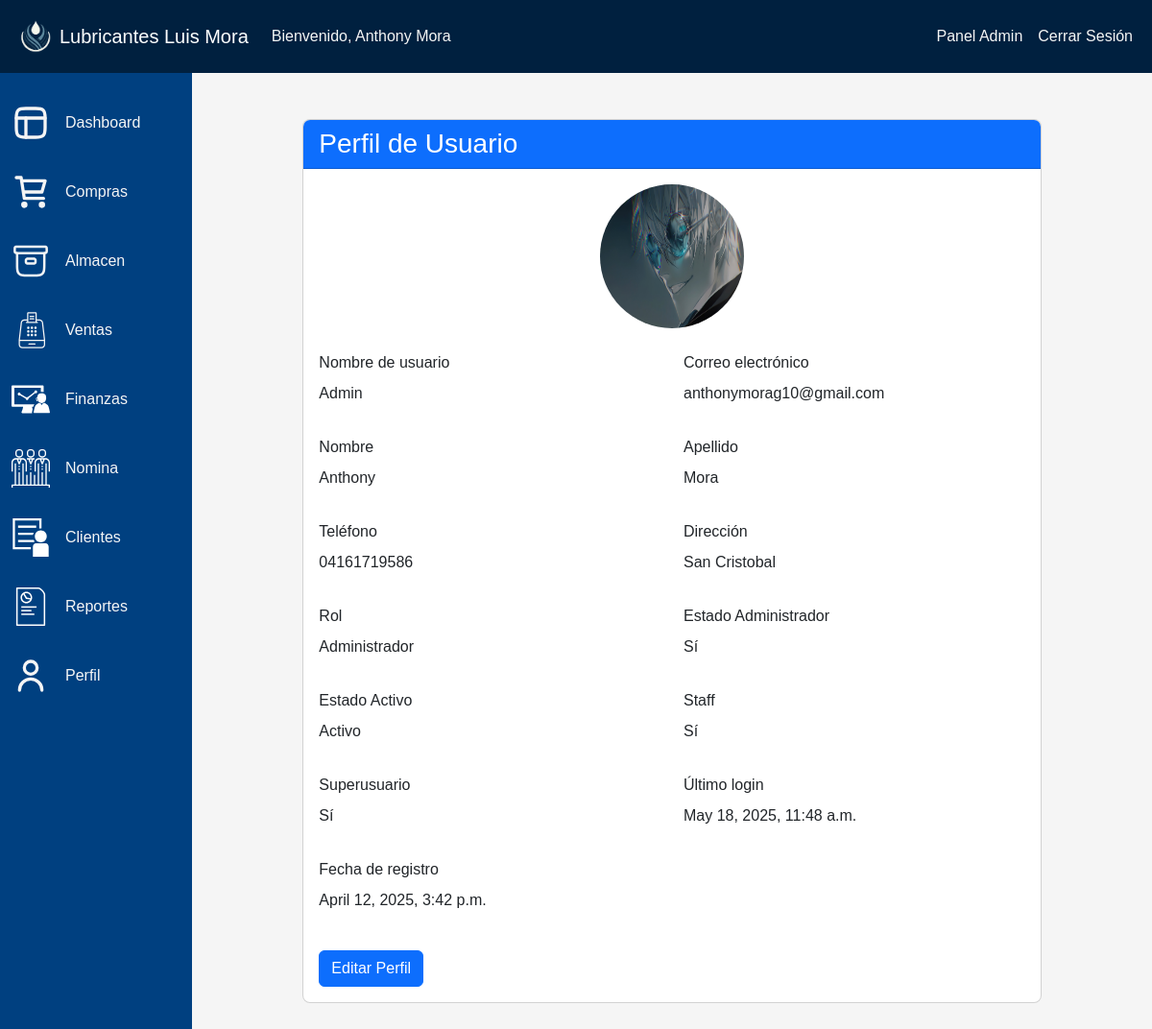
/perfil/ (signed in), run on the app's committed database.
### aplicacion/models.py (models this page shows, shortened)
class CustomUser(AbstractUser):
    ROLES = (
        ('admin', 'Administrador'),
        ('personal', 'Personal'),
        ("invitado", "Invitado"),
    )
    rol = models.CharField(max_length=20, choices=ROLES, default='cliente')
    telefono = models.CharField(max_length=20, blank=True, verbose_name="Teléfono")
    direccion = models.TextField(blank=True, verbose_name="Dirección")
    foto_perfil = models.ImageField(upload_to='perfiles/', blank=True, null=True, verbose_name="Foto de perfil")
    admin = models.BooleanField(default=False, verbose_name="¿Administrador?")
    class Meta:
        verbose_name = 'Usuario'
        verbose_name_plural = 'Usuarios'

### aplicacion/views.py (the view)
# urls.py: path('perfil/', profile, name='perfil'),
@login_required
def profile(request):
    if request.method == 'POST':
        form = UserUpdateForm(request.POST, request.FILES, instance=request.user)
        if form.is_valid():
            usuario_original = CustomUser.objects.get(pk=request.user.pk)
            foto_anterior_field = usuario_original.foto_perfil
            foto_anterior = os.path.join(
                settings.MEDIA_ROOT,
                'perfiles',
                os.path.basename(str(foto_anterior_field))
            )
            form.save()
            if 'foto_perfil' in request.FILES and foto_anterior and os.path.isfile(foto_anterior):
                try:
                    os.remove(foto_anterior)
                except Exception as e:
                    pass
            else:
                pass
            messages.success(request, 'Tu perfil ha sido actualizado correctamente!')
            return redirect('perfil')
        else:
            messages.error(request, 'Por favor corrige los errores en el formulario.')
    else:
        form = UserUpdateForm(instance=request.user)
    context = {
        'form': form,
        'user': request.user
    }
    return render(request, 'vistas/perfil.html', context)

### aplicacion/templates/vistas/perfil.html (shortened to what this page needs)
{% extends 'paneles/admin.html' %}
{% load static i18n %}
{% block dashboard %}
<div class="container mt-5">
    <div class="row justify-content-center">
        <div class="col-md-10">
            <div class="card">
                <div class="card-header bg-primary text-white">
                    <h3 class="mb-0">Perfil de Usuario</h3>
                </div>
                <div class="card-body">
                    <form id="profile-form" method="POST" action="{% url 'actualizar_perfil' %}" enctype="multipart/form-data">
                        <div class="text-center mb-4">
                            <img src="{% if user.foto_perfil %}{{ user.foto_perfil.url }}{% else %}{% static 'img/default-profile.png' %}{% endif %}"
                                 class="rounded-circle profile-image"
                                 alt="Foto de perfil"
                                 width="150"
                                 height="150"
                                 id="profile-picture">
                        </div>
                        <div class="view-mode">
                            <div class="row mb-3">
                                <div class="col-md-6">
                                    <label class="form-label">Nombre de usuario</label>
                                    <p id="username-view">{{ form.instance.username }}</p>
                                </div>
                                <div class="col-md-6">
                                    <label class="form-label">Correo electrónico</label>
                                    <p id="email-view">{{ form.instance.email }}</p>
                                </div>
                            </div>
                            <div class="row mb-3">
                                <div class="col-md-6">
                                    <label class="form-label">Nombre</label>
                                    <p id="first-name-view">{{ form.instance.first_name }}</p>
                                </div>
                                <div class="col-md-6">
                                    <label class="form-label">Apellido</label>
                                    <p id="last-name-view">{{ form.instance.last_name }}</p>
                                </div>
                            </div>
                            <div class="row mb-3">
                                <div class="col-md-6">
                                    <label class="form-label">Teléfono</label>
                                    <p id="telefono-view">{{ form.instance.telefono }}</p>
                                </div>
                                <div class="col-md-6">
                                    <label class="form-label">Dirección</label>
                                    <p id="direccion-view">{{ form.instance.direccion }}</p>
                                </div>
                            </div>
                            <div class="row mb-3">
                                <div class="col-md-6">
                                    <label class="form-label">Rol</label>
                                    <p id="rol-view">{{ form.instance.get_rol_display }}</p>
                                </div>
                                <div class="col-md-6">
                                    <label class="form-label">Estado Administrador</label>
                                    <p id="admin-view">
                                        {% if user.admin %}Sí{% else %}No{% endif %}
                                    </p>
                                </div>
                            </div>
                            <div class="row mb-3">
                                <div class="col-md-6">
                                    <label class="form-label">Estado Activo</label>
                                    <p id="is-active-view">
                                        {% if user.is_active %}Activo{% else %}Inactivo{% endif %}
                                    </p>
                                </div>
                                <div class="col-md-6">
                                    <label class="form-label">Staff</label>
                                    <p id="is-staff-view">
                                        {% if user.is_staff %}Sí{% else %}No{% endif %}
                                    </p>
                                </div>
                            </div>
                            <div class="row mb-3">
                                <div class="col-md-6">
                                    <label class="form-label">Superusuario</label>
                                    <p id="is-superuser-view">
                                        {% if user.is_superuser %}Sí{% else %}No{% endif %}
                                    </p>
                                </div>
                                <div class="col-md-6">
                                    <label class="form-label">Último login</label>
                                    <p id="last-login-view">
                                        {{ user.last_login|default:"Nunca" }}
                                    </p>
                                </div>
                            </div>
                            <div class="row mb-3">
                                <div class="col-md-6">
                                    <label class="form-label">Fecha de registro</label>
                                    <p class="view-mode" id="date-joined-view">
                                        {{ user.date_joined }}
                                    </p>
                                </div>
                            </div>
                        </div>
                        <div class="d-flex justify-content-between mt-4">
                            <button type="button" class="btn btn-primary" id="edit-btn">Editar Perfil</button>
                        </div>
                    </form>
                </div>
            </div>
        </div>
    </div>
</div>
<br><br>
{% endblock %}

### aplicacion/templates/base.html (shortened to what this page needs)
{% load static %}
<!DOCTYPE html>
<html lang="es">
  <head>
    <link rel="stylesheet" href="{% static 'css/bootstrap.min.css' %}" />
    <link href="{% static 'bootstrap-icons/bootstrap-icons.css' %}" rel="stylesheet">
    <link rel="stylesheet" href="{% static 'css/styles.css' %}" />
    {% block extra_css %} {% endblock %}
  </head>
  <body>
    <header class="ocult-header-in-login">
      <nav class="navbar navbar-expand-md navbar-dark bg-principal">
        <div class="container">
          <a class="navbar-brand" href="{% url 'inicio' %}">
            <img
              src="{% static 'img/Logo sin Fondo.png' %}"
              alt="Logo"
              width="100%"
              height="50"
            />
            <p>Lubricantes Luis Mora</p>
          </a>
          <div class="collapse navbar-collapse">
            <ul class="navbar-nav me-auto">
              {% if user.is_authenticated %}
              <li class="nav-item">
                <span class="nav-link singin-message"
                  >Bienvenido, {{ user.get_full_name }}</span
                >
              </li>
              {% endif %}
            </ul>
            <ul class="navbar-nav">
              {% if user.is_authenticated %} {% if user.admin or user.rol == 'admin' %}
                <li class="nav-item">
                    <a class="nav-link" href="/admin/" target="_blank"
                    >Panel Admin</a
                    >
                </li>
              {% endif %}
                <li class="nav-item">
                    <a class="nav-link" href="{% url 'logout' %}">Cerrar Sesión</a>
                </li>
              {% else %}
              <li class="nav-item">
                <a class="nav-link" href="{% url 'login' %}">Iniciar Sesión</a>
              </li>
              {% endif %}
            </ul>
          </div>
        </div>
      </nav>
    </header>
    <main class="">
      <div class="container-fluid">
        <div class="row max-size">
        <nav id="sidebar" class="col-md-3 col-lg-2 d-none d-md-block sidebar bg-subprincipal">
          <div class="position-sticky pt-3">
              <ul class="nav flex-column">
                {% if user.is_authenticated %}
                  <li class="nav-item d-flex flex-row mt-3 mb-3">
                      <a class="nav-link active" href="/dashboard/">
                          Dashboard
                      </a>
                  </li>
                  <li class="nav-item d-flex flex-row mt-3 mb-3">
                      <a class="nav-link" href="/compras/">
                          Compras
                      </a>
                  </li>
                  <li class="nav-item d-flex flex-row mt-3 mb-3">
                      <a class="nav-link" href="/inventario/">
                          Almacen
                      </a>
                  </li>
                  <li class="nav-item d-flex flex-row mt-3 mb-3">
                      <a class="nav-link" href="/ventas/">
                          Ventas
                      </a>
                  </li>
                  <li class="nav-item d-flex flex-row mt-3 mb-3">
                      <a class="nav-link" href="/reportes/">
                          Finanzas
                      </a>
                  </li>
                  <li class="nav-item d-flex flex-row mt-3 mb-3">
                      <a class="nav-link" href="/nomina/">
                          Nomina
                      </a>
                  </li>
                  <li class="nav-item d-flex flex-row mt-3 mb-3">
                      <a class="nav-link" href="/clientes/">
                          Clientes
                      </a>
                  </li>
                  <li class="nav-item d-flex flex-row mt-3 mb-3">
                      <a class="nav-link" href="#">
                          Reportes
                      </a>
                  </li>
                  <li class="nav-item d-flex flex-row mt-3 mb-3">
                      <a class="nav-link" href="/perfil/">
                          Perfil
                      </a>
                  </li>
                  {% endif %}
              </ul>
          </div>
        </nav>
        {% block content %} {% endblock %}
      </div>
    </div>
    </main>
  </body>
</html>

### aplicacion/static/css/styles.css (style rules this page uses)
:root { --azul-marino-oscuro: #00203F; --azul-marino-medio: #004080; --azul-marino-claro: #005BBB; --azul-acero: #4682B4; --gris-azul: #708090; --blanco-humo: #F5F5F5; }
* { margin: 0; padding: 0; box-sizing: border-box; }
body { background-color: var(--blanco-humo); color: var(--blanco-humo); font-family: 'NotoSansJP', sans-serif; font-size: 16px; line-height: 1.5; }
.bg-principal { background-color: var(--azul-marino-oscuro); }
.bg-subprincipal { background-color: var(--azul-marino-medio); }
.nav-link { color: var(--blanco-humo); }
.ocult-header-in-login { position: fixed; top: 0; z-index: 999999; width: 100%; }
.navbar>.container { flex-direction: row; justify-content: space-around; margin: 0 0; max-width: 100%; }

### aplicacion/static/css/styles_admin.css (style rules this page uses)
.ocult-header-in-login { position: initial; }
.sidebar { min-height: 100%; }
.singin-message { display: inline; }
.card { border-radius: 0.5rem; overflow: hidden; }

### data on the page
CustomUser: get_full_name "Anthony Mora", foto_perfil (picture), instance.username "Admin", instance.email "anthonymorag10@gmail.com", instance.first_name "Anthony", instance.last_name "Mora", instance.telefono "04161719586", instance.direccion "San Cristobal", instance.rol "Administrador", last_login "May 18, 2025, 11:48 a.m.", date_joined "April 12, 2025, 3:42 p.m."
